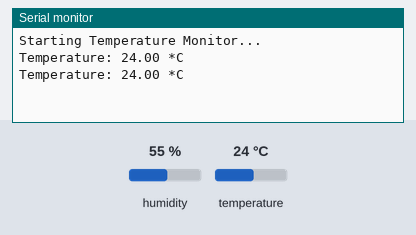
Bench run of a sketch on a simulated Arduino Uno, built with avr-gcc and run on an emulated ATmega328P. On the bench: the last lines printed to the serial monitor. The inputs (shaded band) are chosen by the test bench; at power-on: temperature 24 °C, humidity 55 %.

Above: at 10.8 s.
10.9 s: temperature set to 12 °C
At 15.6 s:
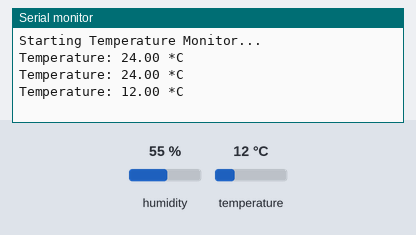
18.4 s: temperature set to 19 °C
At 21.5 s:
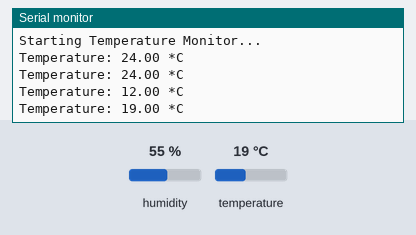
Timing chart, 0 to 23.0 s (numbered marks = the images above; inputs shaded):
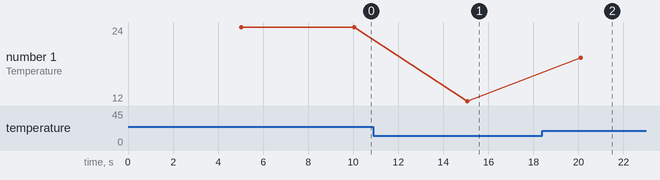

Measured:
- after the input at 10.9 s, the serial monitor: prints a new line after 4.2 s (image 1)
- after the input at 18.4 s, the serial monitor: prints a new line after 1.7 s (image 2)
- plotted number 1: 24 → 12 after the input at 10.9 s, 12 → 19 after the input at 18.4 s

The sketch:

DHT11TemperatureSensor.ino
```cpp
//************************************************************/
// Step-1: CONFIGURE VARIABLES
//************************************************************/
#include "DHT.h"

#define DHTPIN 2
#define DHTTYPE DHT11

DHT dht(DHTPIN, DHTTYPE);

//************************************************************/
// Step-2: INITIALIZE I/O PARAMETERS
//************************************************************/
void setup()
{
  Serial.begin(9600);
  while (!Serial) { }
  Serial.println("Starting Temperature Monitor...");
  dht.begin();
}

//************************************************************/
// Step-3: MAIN PROGRAM
//************************************************************/
void loop()
{
  delay(5000);

  float t = dht.readTemperature();

  if (isnan(t))
  {
    Serial.println("Reading from DHT sensor failed");
    return;
  }

  Serial.print("Temperature: ");
  Serial.print(t);
  Serial.println(" *C");
}
```
